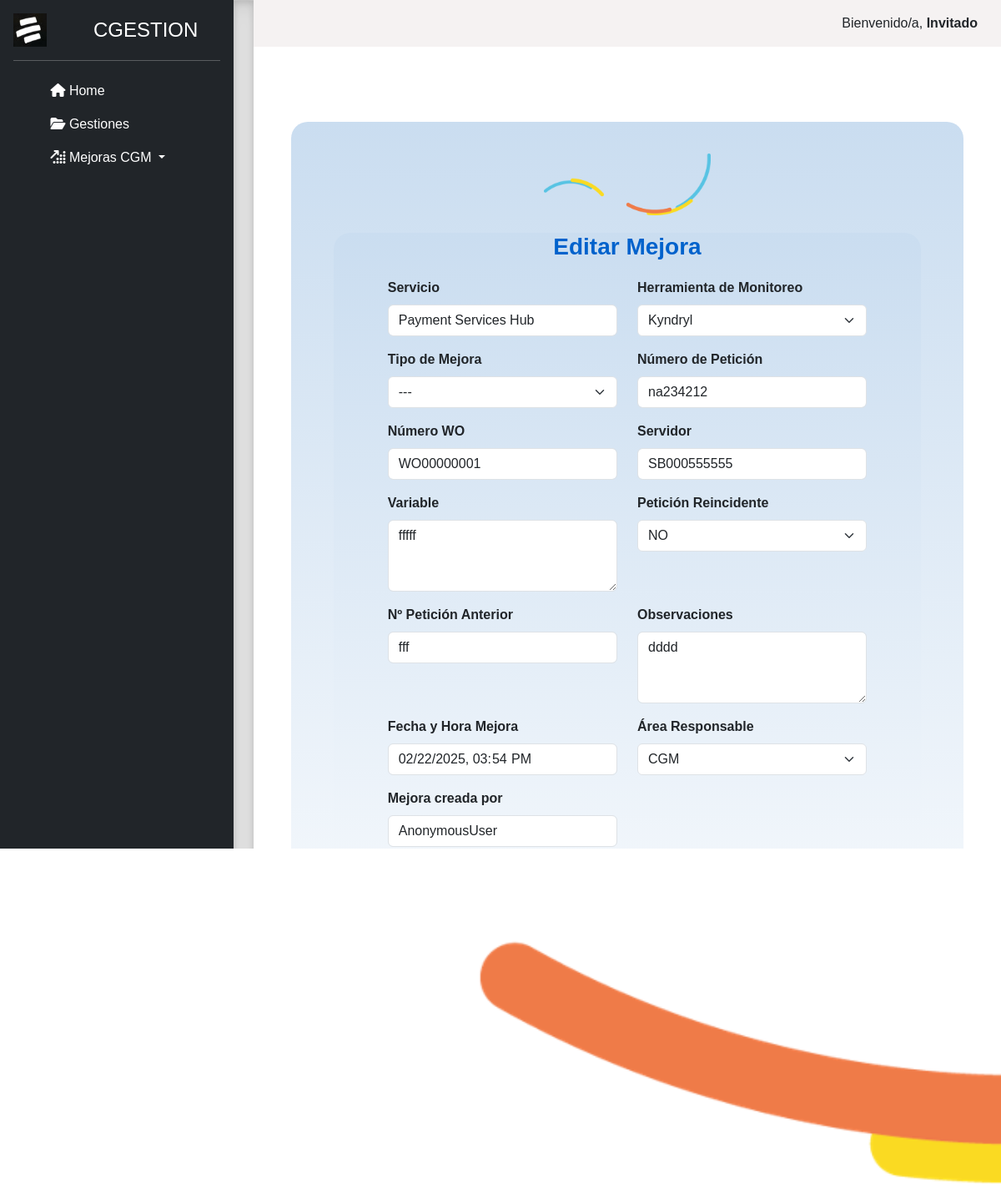
/mejorascgm/editar_mejora/12/, run on the app's committed database.
### mejorascgm/models.py (models this page shows, shortened)
class Mejoracgm(models.Model):
    servicio = models.CharField(max_length=250, verbose_name='Servicio')
    herramienta_de_monitoreo = models.CharField(
        max_length=250,
        verbose_name='Herramienta de monitoreo',
        blank=True,  # Permite que esté vacío en el formulario
        null=True     # Permite que sea nulo en la base de datos
    )
    tipo_de_mejora = models.CharField(max_length=250, verbose_name='Tipo de Mejora')
    numero_peticion = models.CharField(max_length=250, verbose_name='Número Petición')
    numero_wo = models.CharField(max_length=250, verbose_name='Número WO')
    servidor = models.CharField(max_length=500, verbose_name='Servidor')
    variable = models.TextField(verbose_name='Variable de la alerta')
    peticion_reincidente = models.CharField(max_length=250, verbose_name='Petición Reincidente')
    peticion_anterior = models.CharField(max_length=250, verbose_name='N° Petición Anterior')
    observaciones = models.TextField(verbose_name='Observaciones')
    fecha_hora_mejora = models.DateTimeField("Fecha y Hora Mejora", auto_now_add=False)
    area_responsable = models.CharField(max_length=250, verbose_name='Área Responsable')
    mejora_creada_por = models.CharField(max_length=250, verbose_name='Mejora Creada Por')
    estado = models.CharField(max_length=250, verbose_name='Estado')
    solucion = models.TextField(verbose_name='Descripción')
    fecha_hora = models.DateTimeField(null=True, blank=True, verbose_name='fecha y hora de cierre de la mejora')
    class Meta:
        verbose_name_plural = 'Mejoras CGM'
        verbose_name = 'Mejora CGM'

### mejorascgm/views.py (the view, shortened to what this page needs)
# urls.py: path('editar_mejora/<int:id>/', views.editar_mejora, name='editar_mejora'),
def editar_mejora(request, id):
    first_name = request.user.first_name if request.user.is_authenticated else "Invitado"
    mejora = get_object_or_404(Mejoracgm, id=id)
    fecha_hora_actual = timezone.localtime().strftime('%Y-%m-%dT%H:%M')
    fecha_hora_actual_aware = timezone.localtime()
    return render(request, 'editar_mejora.html', {
        'mejora': mejora,
        'first_name': first_name,
        'fecha_hora_actual': fecha_hora_actual
    })

### mejorascgm/templates/editar_mejora.html (shortened to what this page needs)
{% extends "layout.html" %}
{% load static %}
    {% block content %}
<nav class="navbar navbar-expand-lg px-3" style="background-color: rgb(245, 242, 242);">
    <div class="container-fluid">
        <span class="navbar-text text-dark ms-auto">
            Bienvenido/a, <strong>{{ first_name }}</strong>
        </span>
    </div>
  </nav>
    <div class="container contact-form">
        <div class="contact-image">
            <img src="{% static 'images/logofondo.png' %}" class="img_formulariomejora" alt="rocket_contact" />
        </div>
        <div class="container contact-form">
            <h3><strong>Editar Mejora</strong></h3>
            <form method="POST">
                <div class="container">
<div class="row mb-3">
    <div class="col">
        <label class="form-label"><strong>Servicio</strong></label>
        <input type="text" class="form-control" id="servicio" name="servicio" value="{{ mejora.servicio }}" required>
    </div>
    <div class="col">
        <label class="form-label"><strong>Herramienta de Monitoreo</strong></label>
        <select name="herramienta_de_monitoreo" id="herramienta_de_monitoreo" class="form-select" required>
            <option value="Kyndryl" {% if mejora.herramienta_de_monitoreo == "Kyndryl" %}selected{% endif %}>Kyndryl</option>
        </select>
    </div>
</div>
<div class="row mb-3">
  <div class="col">
      <label class="form-label"><strong>Tipo de Mejora</strong></label>
      <select name="tipo_de_mejora" id="tipo_de_mejora" class="form-select" required>
          <option value="---" {% if mejora.tipo_de_mejora == "---" %}selected{% endif %}>---</option>
      </select>
  </div>
  <div class="col">
      <label for="numero_peticion" class="form-label"><strong>Número de Petición</strong></label>
      <input type="text" class="form-control" id="numero_peticion" name="numero_peticion" value="{{ mejora.numero_peticion }}" required>
  </div>
</div>
<div class="row mb-3">
  <div class="col">
      <label for="numero_wo" class="form-label"><strong>Número WO</strong></label>
      <input type="text" class="form-control" id="numero_wo" name="numero_wo" value="{{ mejora.numero_wo }}">
  </div>
  <div class="col">
      <label for="servidor" class="form-label"><strong>Servidor</strong></label>
      <input type="text" class="form-control" id="servidor" name="servidor" value="{{ mejora.servidor }}">
  </div>
</div>
<div class="row mb-3">
    <div class="col">
        <label for="variable" class="form-label"><strong>Variable</strong></label>
        <textarea class="form-control" id="variable" name="variable" rows="3" required>{{ mejora.variable }}</textarea>
    </div>
    <div class="col">
        <label for="peticion_reincidente" class="form-label"><strong>Petición Reincidente</strong></label>
        <select name="peticion_reincidente" id="peticion_reincidente" class="form-select" required>
            <option value="no" {% if mejora.peticion_reincidente == 'no' %}selected{% endif %}>NO</option>
        </select>
    </div>
</div>
<div class="row mb-3">
    <div class="col">
        <label for="peticion_anterior" class="form-label"><strong>Nº Petición Anterior</strong></label>
        <input type="text" class="form-control" id="peticion_anterior" name="peticion_anterior" value="{{ mejora.peticion_anterior }}" required>
    </div>
    <div class="col">
        <label for="observaciones" class="form-label"><strong>Observaciones</strong></label>
        <textarea class="form-control" id="observaciones" name="observaciones" rows="3" required>{{ mejora.observaciones }}</textarea>
    </div>
</div>
<div class="row mb-3">
    <div class="col-md-6">
        <label for="fecha_hora_mejora" class="form-label"><strong>Fecha y Hora Mejora</strong></label>
        <input type="datetime-local" class="form-control" id="fecha_hora_mejora" value="{{ mejora.fecha_hora_mejora|date:'Y-m-d\TH:i' }}" name="fecha_hora_mejora" readonly>
    </div>
    <div class="col-md-6">
        <label for="area_responsable" class="form-label"><strong>Área Responsable</strong></label>
        <select name="area_responsable" id="area_responsable" class="form-select" required>
            <option value="CGM" {% if mejora.area_responsable == 'CGM' %}selected{% endif %}>CGM</option>
        </select>
    </div>
</div>
<div class="row mb-3">
  <div class="col-md-6">
      <label for="mejora_creada_por" class="form-label"><strong>Mejora creada por</strong></label>
      <input type="text" class="form-control" id="mejora_creada_por" name="mejora_creada_por"
          value="{{ user }}" readonly>
  </div>
</div>
                    <hr>
<div class="row mb-2">
    <div class="col-md-4">
            <label for="estado" class="form-label"><strong>Estado</strong></label>
            <select name="estado" id="estado" class="form-select" required onchange="toggleFechaHora()">
                    <option value="abierto" {% if estado == 'abierto' %}selected{% endif %}>Abierto</option>
            </select>
    </div>
</div>
<div class="col-md-12">
  <label for="solucion" class="form-label"><strong>Solución</strong></label>
  <textarea class="form-control" id="solucion" name="solucion" rows="3">{{ solucion }}</textarea>
</div>
                    <hr>
                    <div class="row mb-3   ">
                        <div class="col text-center">
                            <button type="submit" class="btn btn-primary btnContact">Guardar Cambios</button>
                        </div>
                    </div>
                </div>
            </form>
        </div>
        {% endblock %}

### gestiones/static/css/styles.css (style rules this page uses)
* { font-family: Verdana, Geneva, Tahoma, sans-serif; text-decoration: none; }
body { background: url("/static/images/logofondo.png") no-repeat center center fixed !important; background-size: cover !important; }
.contact-form { background: linear-gradient(to bottom, #caddf0, white); position: relative; margin-top: 10%; margin-bottom: 5%; width: 90%; height: 85%; border-radius: 20px; }
.img_formulariomejora { width: 200px; height: 150px; object-fit: contain; display: block; margin-left: auto; margin-right: auto; }
.contact-form form { padding: 6%; }
.contact-form form .row { margin-bottom: -30%; }
.contact-form h3 { margin-bottom: -3%; margin-top: -14%; text-align: center; color: #0062cc; }
.contact-form .btnContact { width: 70%; border: none; border-radius: 1rem; padding: 1.5%; font-weight: 600; color: #fff; cursor: pointer; }

### data on the page
Mejoracgm: servicio "Payment Services Hub", herramienta_de_monitoreo "Kyndryl", numero_peticion "na234212", numero_wo "WO00000001", servidor "SB000555555", variable "fffff", peticion_reincidente "NO", peticion_anterior "fff", observaciones "dddd", fecha_hora_mejora "02/22/2025 15:54", area_responsable "CGM"

### other printed values
{{ first_name }} "Invitado"
